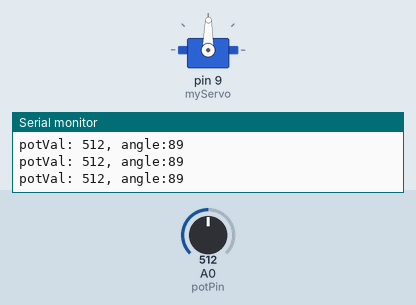
The sketch below on a simulated Arduino Uno, built with avr-gcc and run on an emulated ATmega328P. Shown: servo, the last lines printed to the serial monitor. The test bench sets the inputs (shaded band); at power-on: A0 (potPin) = 512.

Above: at 1.2 s.
1.3 s: A0 (potPin) set to 557
At 2.5 s:
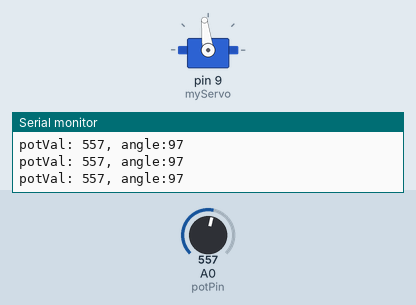
2.8 s: A0 (potPin) set to 587
At 3.2 s:
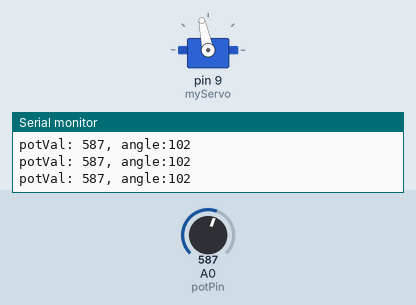
4.3 s: A0 (potPin) set to 306
At 5.5 s:
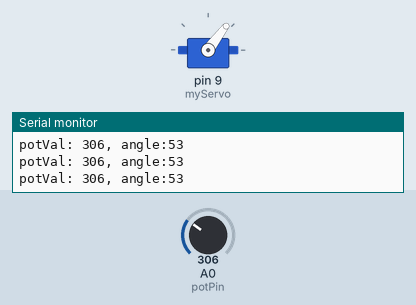
5.8 s: A0 (potPin) set to 110
At 6.4 s:
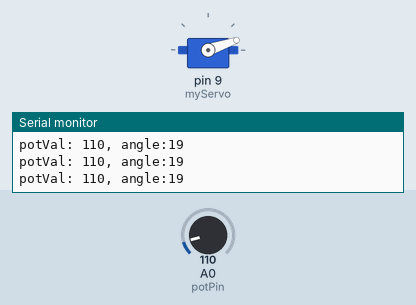
7.3 s: A0 (potPin) set to 93
At 7.9 s:
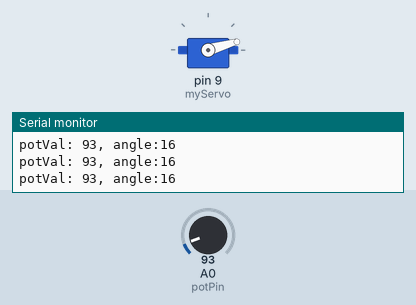
10.3 s: A0 (potPin) set to 122
At 11.1 s:
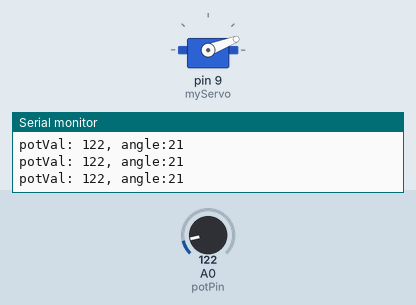
Timing chart, 0 to 12.8 s (numbered marks = the images above; inputs shaded):
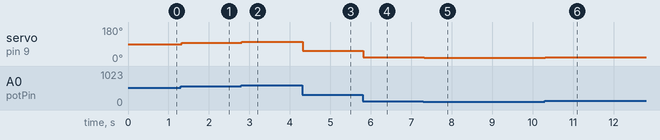

Measured:
- after the input at 1.3 s, servo on pin 9 (myServo): 89° → 97° at once
- after the input at 2.8 s, servo on pin 9 (myServo): 97° → 102° at once
- after the input at 4.3 s, servo on pin 9 (myServo): 102° → 53° at once
- after the input at 5.8 s, servo on pin 9 (myServo): 53° → 19° at once
- after the input at 7.3 s, servo on pin 9 (myServo): 19° → 16° at once
- after the input at 10.3 s, servo on pin 9 (myServo): 16° → 21° at once

The sketch:

micro_servo_analog_control_external_power.ino
```cpp
#include <Servo.h>

Servo myServo;

int const potPin = A0;
int potVal;
int angle;

void setup() {

  //connecting the servomotor to pin ~9
  myServo.attach(9);

  //for debugging
  Serial.begin(9600);

}

void loop() {

  //read from the dial
  potVal = analogRead(potPin);
  Serial.print("potVal: ");
  Serial.print(potVal);

  //convert the dial to values for the motor
  angle = map(potVal, 0, 1023, 0, 179);
  Serial.print(", angle:");
  Serial.print(angle);
  Serial.print("\n");

  //move to motor angle
  myServo.write(angle);
  delay(15);

}
```
